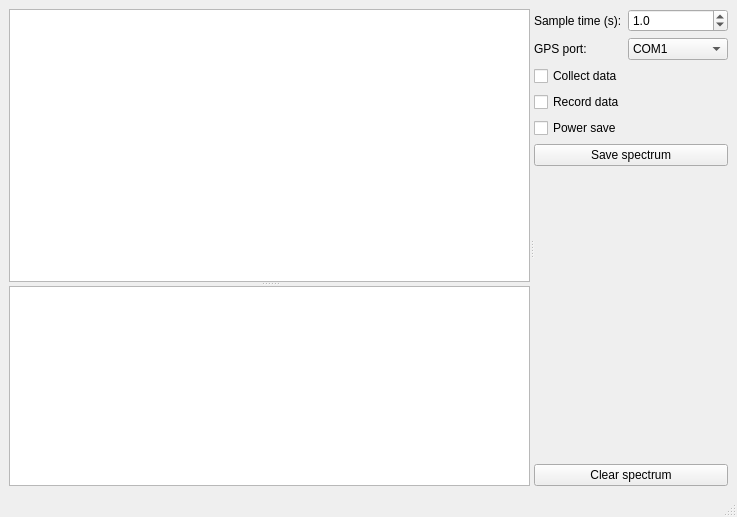
<?xml version="1.0" encoding="UTF-8"?>
<ui version="4.0">
 <class>MonitorWindow</class>
 <widget class="QMainWindow" name="MonitorWindow">
  <property name="geometry">
   <rect>
    <x>0</x>
    <y>0</y>
    <width>737</width>
    <height>517</height>
   </rect>
  </property>
  <property name="windowTitle">
   <string>MainWindow</string>
  </property>
  <widget class="QWidget" name="centralwidget">
   <layout class="QGridLayout" name="gridLayout_2">
    <item row="0" column="0">
     <widget class="QSplitter" name="splitter_2">
      <property name="orientation">
       <enum>Qt::Horizontal</enum>
      </property>
      <widget class="QSplitter" name="splitter">
       <property name="sizePolicy">
        <sizepolicy hsizetype="Preferred" vsizetype="Expanding">
         <horstretch>1</horstretch>
         <verstretch>0</verstretch>
        </sizepolicy>
       </property>
       <property name="orientation">
        <enum>Qt::Vertical</enum>
       </property>
       <widget class="PlotWidget" name="histogram">
        <property name="sizePolicy">
         <sizepolicy hsizetype="Expanding" vsizetype="Expanding">
          <horstretch>1</horstretch>
          <verstretch>1</verstretch>
         </sizepolicy>
        </property>
       </widget>
       <widget class="PlotWidget" name="counts">
        <property name="sizePolicy">
         <sizepolicy hsizetype="Expanding" vsizetype="Expanding">
          <horstretch>1</horstretch>
          <verstretch>0</verstretch>
         </sizepolicy>
        </property>
        <property name="minimumSize">
         <size>
          <width>0</width>
          <height>200</height>
         </size>
        </property>
       </widget>
      </widget>
      <widget class="QWidget" name="layoutWidget">
       <layout class="QGridLayout" name="gridLayout">
        <item row="3" column="0" colspan="2">
         <widget class="QCheckBox" name="collectData">
          <property name="text">
           <string>Collect data</string>
          </property>
          <property name="checked">
           <bool>false</bool>
          </property>
         </widget>
        </item>
        <item row="2" column="0">
         <widget class="QLabel" name="label">
          <property name="text">
           <string>GPS port:</string>
          </property>
         </widget>
        </item>
        <item row="4" column="0" colspan="2">
         <widget class="QCheckBox" name="recordData">
          <property name="text">
           <string>Record data</string>
          </property>
         </widget>
        </item>
        <item row="0" column="0">
         <widget class="QLabel" name="sampleLbl">
          <property name="text">
           <string>Sample time (s):</string>
          </property>
         </widget>
        </item>
        <item row="0" column="1">
         <widget class="QDoubleSpinBox" name="sampleTime">
          <property name="decimals">
           <number>1</number>
          </property>
          <property name="maximum">
           <double>300.000000000000000</double>
          </property>
          <property name="singleStep">
           <double>0.500000000000000</double>
          </property>
          <property name="value">
           <double>1.000000000000000</double>
          </property>
         </widget>
        </item>
        <item row="9" column="0" colspan="2">
         <widget class="QPushButton" name="saveSpectrum">
          <property name="text">
           <string>Save spectrum</string>
          </property>
         </widget>
        </item>
        <item row="10" column="0">
         <spacer name="verticalSpacer_2">
          <property name="orientation">
           <enum>Qt::Vertical</enum>
          </property>
          <property name="sizeHint" stdset="0">
           <size>
            <width>20</width>
            <height>40</height>
           </size>
          </property>
         </spacer>
        </item>
        <item row="11" column="0" colspan="2">
         <widget class="QPushButton" name="clearSpectrum">
          <property name="text">
           <string>Clear spectrum</string>
          </property>
         </widget>
        </item>
        <item row="2" column="1">
         <widget class="QComboBox" name="gpsSerial">
          <property name="currentIndex">
           <number>2</number>
          </property>
          <item>
           <property name="text">
            <string>/dev/ttyUSB0</string>
           </property>
          </item>
          <item>
           <property name="text">
            <string>/dev/ttyUSB1</string>
           </property>
          </item>
          <item>
           <property name="text">
            <string>COM1</string>
           </property>
          </item>
          <item>
           <property name="text">
            <string>COM2</string>
           </property>
          </item>
          <item>
           <property name="text">
            <string>COM3</string>
           </property>
          </item>
          <item>
           <property name="text">
            <string>COM4</string>
           </property>
          </item>
          <item>
           <property name="text">
            <string>COM5</string>
           </property>
          </item>
          <item>
           <property name="text">
            <string>COM6</string>
           </property>
          </item>
          <item>
           <property name="text">
            <string>COM7</string>
           </property>
          </item>
          <item>
           <property name="text">
            <string>COM8</string>
           </property>
          </item>
          <item>
           <property name="text">
            <string>COM9</string>
           </property>
          </item>
          <item>
           <property name="text">
            <string>COM10</string>
           </property>
          </item>
         </widget>
        </item>
        <item row="5" column="0" colspan="2">
         <widget class="QCheckBox" name="powerSave">
          <property name="text">
           <string>Power save</string>
          </property>
         </widget>
        </item>
       </layout>
      </widget>
     </widget>
    </item>
   </layout>
  </widget>
  <widget class="QMenuBar" name="menubar">
   <property name="geometry">
    <rect>
     <x>0</x>
     <y>0</y>
     <width>737</width>
     <height>21</height>
    </rect>
   </property>
  </widget>
  <widget class="QStatusBar" name="statusbar"/>
 </widget>
 <customwidgets>
  <customwidget>
   <class>PlotWidget</class>
   <extends>QGraphicsView</extends>
   <header>pyqtgraph.h</header>
  </customwidget>
 </customwidgets>
 <resources/>
 <connections/>
</ui>
